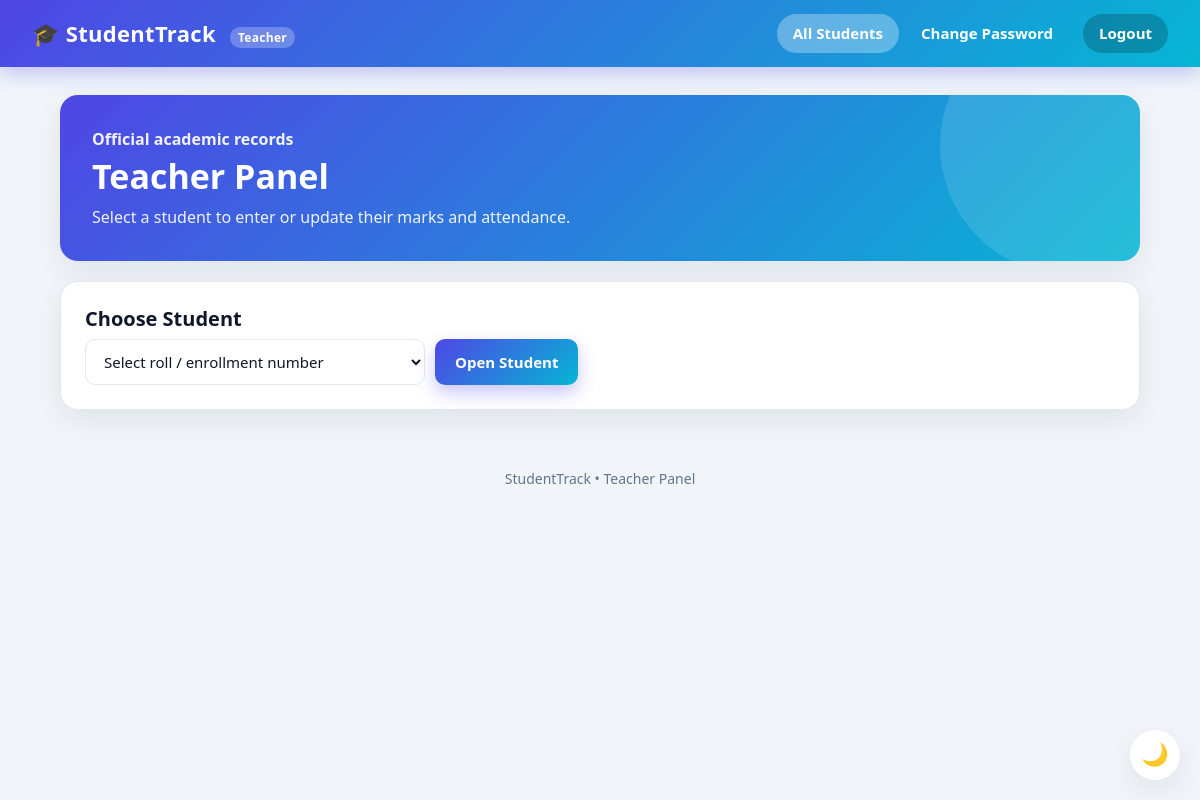
The app's page /teacher/student?e=BTTC26O1018 (signed in), older data.
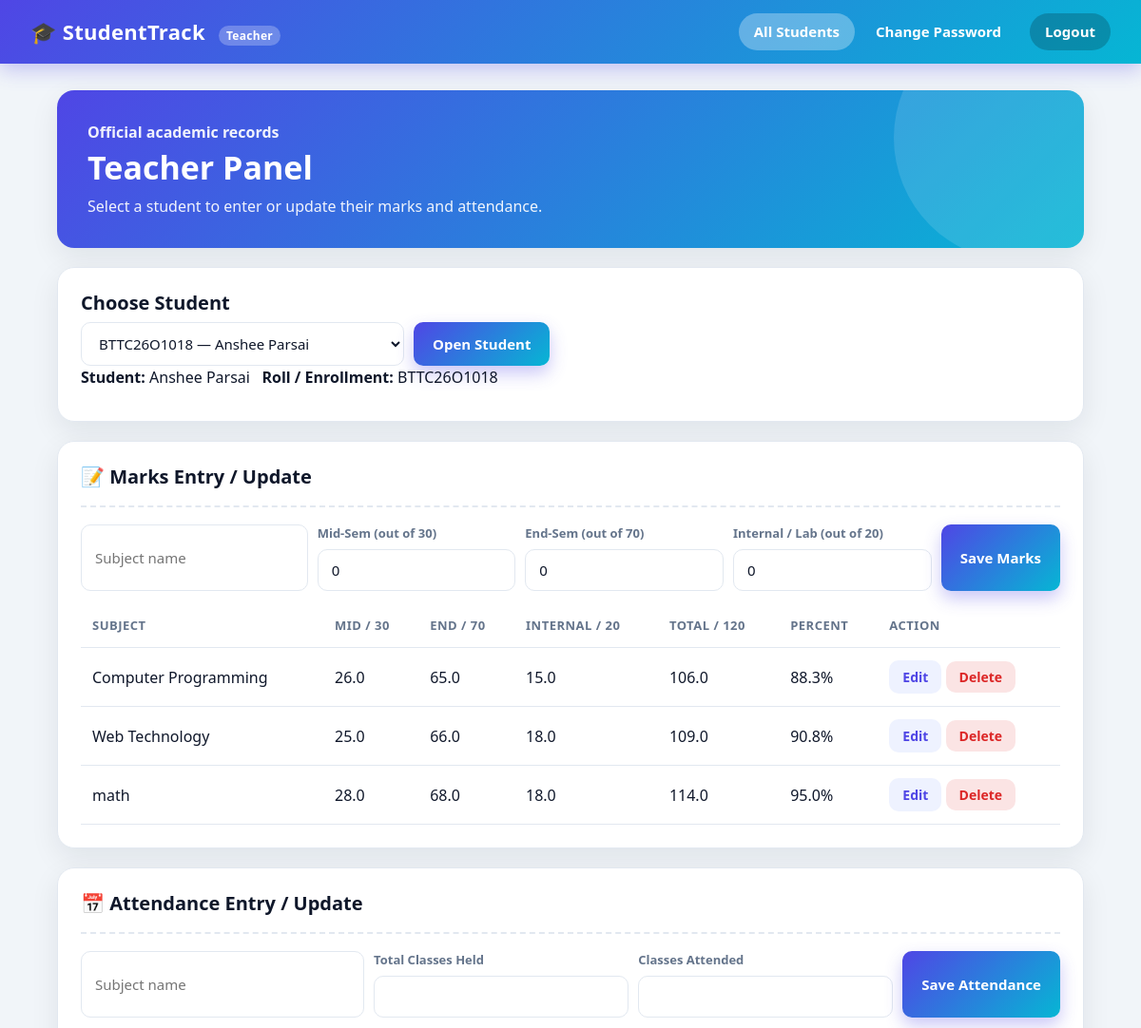
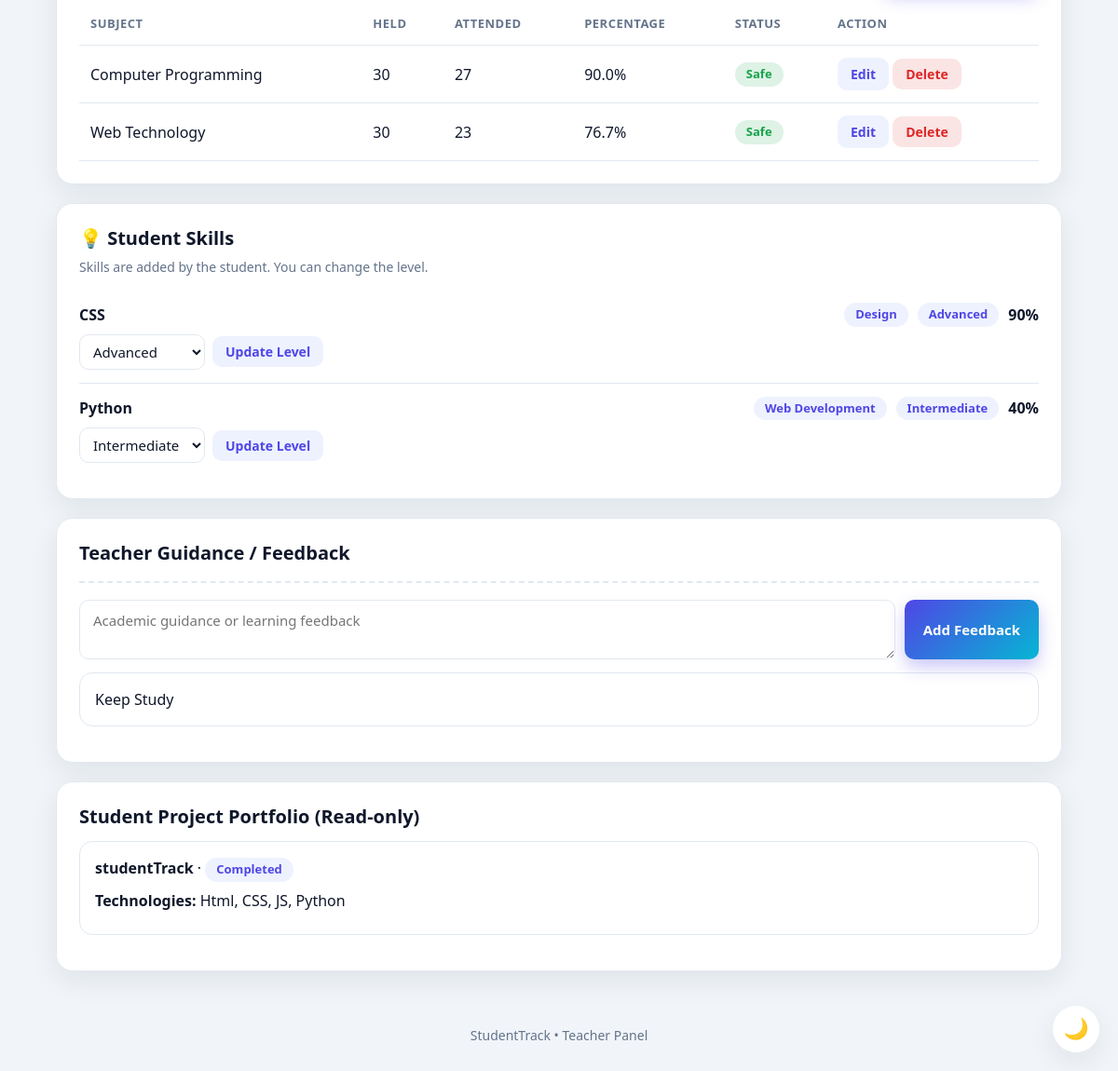
The same page, newer data (2 pictures, top to bottom).
### tables this page shows
CREATE TABLE users (
            id INTEGER PRIMARY KEY AUTOINCREMENT,
            name TEXT,
            father_name TEXT,
            enrollment TEXT,
            mobile TEXT,
            email TEXT,
            password TEXT
        );

CREATE TABLE academic_records (
            id INTEGER PRIMARY KEY AUTOINCREMENT,
            enrollment TEXT NOT NULL,
            subject TEXT NOT NULL,
            mid_sem REAL NOT NULL DEFAULT 0,
            end_sem REAL NOT NULL DEFAULT 0,
            internal_lab REAL NOT NULL DEFAULT 0,
            UNIQUE(enrollment, subject)
        );

CREATE TABLE attendance (
            id INTEGER PRIMARY KEY AUTOINCREMENT,
            enrollment TEXT NOT NULL,
            subject TEXT NOT NULL,
            total_classes INTEGER NOT NULL DEFAULT 0,
            attended_classes INTEGER NOT NULL DEFAULT 0,
            UNIQUE(enrollment, subject)
        );

CREATE TABLE skills (
            id INTEGER PRIMARY KEY AUTOINCREMENT,
            enrollment TEXT,
            skill_name TEXT,
            level TEXT,
            category TEXT NOT NULL DEFAULT 'Other'
        , progress INTEGER NOT NULL DEFAULT 0, learning_note TEXT DEFAULT '');

CREATE TABLE remarks (
            id INTEGER PRIMARY KEY AUTOINCREMENT,
            enrollment TEXT,
            remark TEXT
        );

CREATE TABLE projects (
        id INTEGER PRIMARY KEY AUTOINCREMENT,
        enrollment TEXT NOT NULL,
        title TEXT NOT NULL,
        technologies TEXT DEFAULT '',
        description TEXT DEFAULT '',
        project_url TEXT DEFAULT '',
        status TEXT NOT NULL DEFAULT 'In Progress'
    );

### app.py (the view)
@app.route("/teacher/student")
def teacher_student():
    if "teacher" not in session:
        return redirect("/teacher")
    enrollment = request.args.get("e", "").strip()
    db = sqlite3.connect("students.db")
    user = db.execute("SELECT name, father_name, mobile, email FROM users WHERE enrollment=?", (enrollment,)).fetchone()
    students = db.execute("SELECT enrollment, name FROM users ORDER BY name").fetchall()
    academic = db.execute("SELECT id, subject, mid_sem, end_sem, internal_lab FROM academic_records WHERE enrollment=? ORDER BY subject", (enrollment,)).fetchall()
    attendance_rows = db.execute("SELECT id, subject, total_classes, attended_classes FROM attendance WHERE enrollment=? ORDER BY subject", (enrollment,)).fetchall()
    skills = db.execute("SELECT skill_name, level, id, progress, learning_note, category FROM skills WHERE enrollment=? ORDER BY id DESC", (enrollment,)).fetchall()
    editing_mark = None
    editing_attendance = None
    mark_id = request.args.get("edit_mark", type=int)
    attendance_id = request.args.get("edit_attendance", type=int)
    if mark_id:
        editing_mark = db.execute("SELECT id, subject, mid_sem, end_sem, internal_lab FROM academic_records WHERE id=? AND enrollment=?", (mark_id, enrollment)).fetchone()
    if attendance_id:
        editing_attendance = db.execute("SELECT id, subject, total_classes, attended_classes FROM attendance WHERE id=? AND enrollment=?", (attendance_id, enrollment)).fetchone()
    projects = db.execute("SELECT title, technologies, description, project_url, status FROM projects WHERE enrollment=? ORDER BY id DESC", (enrollment,)).fetchall()
    remarks = db.execute("SELECT remark FROM remarks WHERE enrollment=? ORDER BY id DESC", (enrollment,)).fetchall()
    db.close()
    if user is None:
        return render_template("student_detail.html", enrollment="", user=None, students=students,
            academic=[], attendance_rows=[], skills=[], projects=[], remarks=[])
    return render_template("student_detail.html", enrollment=enrollment, user=user, students=students,
        academic=academic, attendance_rows=attendance_rows, skills=skills, projects=projects, remarks=remarks,
        editing_mark=editing_mark, editing_attendance=editing_attendance)

### app.py (called while the page is built)
@app.after_request
def no_cache(response):
    response.headers["Cache-Control"] = "no-store"
    return response

### templates/student_detail.html (shortened to what the changed rows need)
{% extends "base.html" %}
{% block content %}
<main class="container">
  <section class="card hero fade"><div><p class="eyebrow">Official academic records</p><h1>Teacher Panel</h1><p>Select a student to enter or update their marks and attendance.</p></div></section>
  <section class="card fade">
    <h2>Choose Student</h2>
    <form action="/teacher/student" method="get" class="search-row">
      <select class="input" name="e" required><option value="">Select roll / enrollment number</option>{% for st in students %}<option value="{{ st[0] }}" {% if st[0]==enrollment %}selected{% endif %}>{{ st[0] }} — {{ st[1] }}</option>{% endfor %}</select>
      <button class="btn btn-primary">Open Student</button>
    </form>
    {% if user %}
    <p><b>Student:</b> {{ user[0] }} &nbsp; <b>Roll / Enrollment:</b> {{ enrollment }}</p>
    {% endif %}
  </section>
  {% if user %}
  <section class="card fade" id="academics">
    <h2>📝 Marks Entry / Update</h2>
    <form action="/teacher/record" method="post" class="add-form">
      <input class="input" name="subject" placeholder="Subject name" value="{{ editing_mark[1] if editing_mark else '' }}" required maxlength="60">
      <label>Mid-Sem (out of 30)<input class="input" type="number" name="mid_sem" min="0" max="30" step="0.5" value="{{ editing_mark[2] if editing_mark else 0 }}" required></label>
      <label>End-Sem (out of 70)<input class="input" type="number" name="end_sem" min="0" max="70" step="0.5" value="{{ editing_mark[3] if editing_mark else 0 }}" required></label>
      <label>Internal / Lab (out of 20)<input class="input" type="number" name="internal_lab" min="0" max="20" step="0.5" value="{{ editing_mark[4] if editing_mark else 0 }}" required></label>
      <button class="btn btn-primary">{{ 'Update Selected Marks' if editing_mark else 'Save Marks' }}</button>
    </form>
    <div class="table-wrap"><table><thead><tr><th>Subject</th><th>Mid / 30</th><th>End / 70</th><th>Internal / 20</th><th>Total / 120</th><th>Percent</th><th>Action</th></tr></thead><tbody>
    {% for a in academic %}<tr><td>{{ a[1] }}</td><td>{{ a[2] }}</td><td>{{ a[3] }}</td><td>{{ a[4] }}</td><td>{{ a[2]+a[3]+a[4] }}</td><td>{{ '%.1f'|format((a[2]+a[3]+a[4])*100/120) }}%</td><td><a class="btn btn-ghost btn-sm" href="/teacher/student?e={{ enrollment }}&edit_mark={{ a[0] }}#academics">Edit</a>
      <form action="/teacher/deleterecord" method="post" class="inline-form" data-confirm="Delete the marks of {{ a[1] }}?"><button class="btn btn-danger btn-sm">Delete</button></form></td></tr>{% else %}<tr><td colspan="7">No marks entered.</td></tr>{% endfor %}
    </tbody></table></div>
  </section>
  <section class="card fade" id="attendance">
    <h2>📅 Attendance Entry / Update</h2>
    <form action="/teacher/attendance" method="post" class="add-form">
      <input class="input" name="subject" placeholder="Subject name" value="{{ editing_attendance[1] if editing_attendance else '' }}" required maxlength="60">
      <label>Total Classes Held<input class="input" type="number" name="total_classes" min="0" value="{{ editing_attendance[2] if editing_attendance else '' }}" required></label>
      <label>Classes Attended<input class="input" type="number" name="attended_classes" min="0" value="{{ editing_attendance[3] if editing_attendance else '' }}" required></label>
      <button class="btn btn-primary">{{ 'Update Selected Attendance' if editing_attendance else 'Save Attendance' }}</button>
    </form>
    <div class="table-wrap"><table><thead><tr><th>Subject</th><th>Held</th><th>Attended</th><th>Percentage</th><th>Status</th><th>Action</th></tr></thead><tbody>
    {% for a in attendance_rows %}{% set pct=(a[3]*100/a[2]) if a[2] else 0 %}<tr><td>{{ a[1] }}</td><td>{{ a[2] }}</td><td>{{ a[3] }}</td><td>{{ '%.1f'|format(pct) }}%</td><td><span class="badge {{ 'good' if pct>=75 else 'low' }}">{{ 'Safe' if pct>=75 else 'Low' }}</span></td><td><a class="btn btn-ghost btn-sm" href="/teacher/student?e={{ enrollment }}&edit_attendance={{ a[0] }}#attendance">Edit</a>
      <form action="/teacher/deleteattendance" method="post" class="inline-form" data-confirm="Delete the attendance of {{ a[1] }}?"><input type="hidden" name="id" value="{{ a[0] }}"><input type="hidden" name="enrollment" value="{{ enrollment }}"><button class="btn btn-danger btn-sm">Delete</button></form></td></tr>{% else %}<tr><td colspan="6">No attendance entered.</td></tr>{% endfor %}
    </tbody></table></div>
  </section>
  <section class="card fade" id="skills"><h2>💡 Student Skills</h2><p class="hint">Skills are added by the student. You can change the level.</p>
    {% for sk in skills %}
    <div class="item"><div class="item-head"><strong>{{ sk[0] }}</strong><span class="badge">{{ sk[5] }}</span><span class="badge">{{ sk[1] }}</span><span class="pct">{{ sk[3] }}%</span></div>
      <form action="/teacher/updateskill" method="post" class="inline-form"><input type="hidden" name="id" value="{{ sk[2] }}"><input type="hidden" name="enrollment" value="{{ enrollment }}">
        <select name="level" class="input input-sm">{% for l in ['Beginner', 'Intermediate', 'Advanced'] %}<option {% if l == sk[1] %}selected{% endif %}>{{ l }}</option>{% endfor %}</select>
        <button class="btn btn-ghost btn-sm">Update Level</button></form></div>
    {% else %}<p>No skills added.</p>{% endfor %}</section>
  <section class="card fade" id="feedback"><h2>Teacher Guidance / Feedback</h2>
    <form action="/teacher/addremark" method="post" class="add-form"><input type="hidden" name="enrollment" value="{{ enrollment }}"><textarea class="input" name="remark" rows="2" placeholder="Academic guidance or learning feedback" required maxlength="1000"></textarea><button class="btn btn-primary">Add Feedback</button></form>
    {% for remark in remarks %}<div class="portfolio-card">{{ remark[0] }}</div>{% else %}<p>No feedback added.</p>{% endfor %}
  </section>
  <section class="card fade"><h2>Student Project Portfolio (Read-only)</h2>{% for project in projects %}<div class="portfolio-card"><b>{{ project[0] }}</b> · <span class="badge">{{ project[4] }}</span>{% if project[1] %}<p><b>Technologies:</b> {{ project[1] }}</p>{% endif %}</div>{% else %}<p>No projects added.</p>{% endfor %}</section>
  {% endif %}
</main>
{% endblock %}

Row changes from the older to the newer data that the page shows:
added users: name "Anshee Parsai"
added academic_records: subject "Computer Programming", mid_sem "26.0", end_sem "65.0", internal_lab "15.0", a[2]+a[3]+a[4] "106.0", (a[2]+a[3]+a[4])*100/120 "88.3"
added academic_records: subject "Web Technology", mid_sem "25.0", end_sem "66.0", internal_lab "18.0", a[2]+a[3]+a[4] "109.0", (a[2]+a[3]+a[4])*100/120 "90.8"
added academic_records: subject "math", mid_sem "28.0", end_sem "68.0", internal_lab "18.0", a[2]+a[3]+a[4] "114.0", (a[2]+a[3]+a[4])*100/120 "95.0"
added attendance: subject "Computer Programming", total_classes "30", attended_classes "27", pct "90.0", value "Safe"
added attendance: subject "Web Technology", total_classes "30", attended_classes "23", pct "76.7", value "Safe"
added skills: skill_name "CSS", category "Design", level "Advanced", progress "90"
added skills: skill_name "Python", category "Web Development", level "Intermediate", progress "40"
added remarks: remark "Keep Study"
added projects: title "studentTrack", status "Completed", technologies "Html, CSS, JS, Python"
Text that changed along with them:
form field e: "Select roll / enrollment number" → "BTTC26O1018 — Anshee Parsai"
{{ enrollment }}: (not shown) → "BTTC26O1018"
form field mid_sem: (not shown) → "0"
form field end_sem: (not shown) → "0"
form field internal_lab: (not shown) → "0"
{{ 'Update Selected Marks' if editing_mark else 'Save Marks' }}: (not shown) → "Save Marks"
text now shown: "Student: Roll / Enrollment: 📝 Marks Entry / Update Mid-Sem (out of 30) End-Sem (out of 70) Internal / Lab (out of 20) SUBJECT MID / 30 END / 70 INTERNAL / 20 TOTAL / 120 PERCENT ACTION 📅 Attendance Entry / Update Total Classes Held Classes Attended Save Attendance SUBJECT HELD ATTENDED PERCENTAGE STATUS ACTION 💡 Student Skills Skills are added by the student. You can change the level. Teacher Guidance / Feedback Add Feedback Student Project Portfolio (Read-only)"
